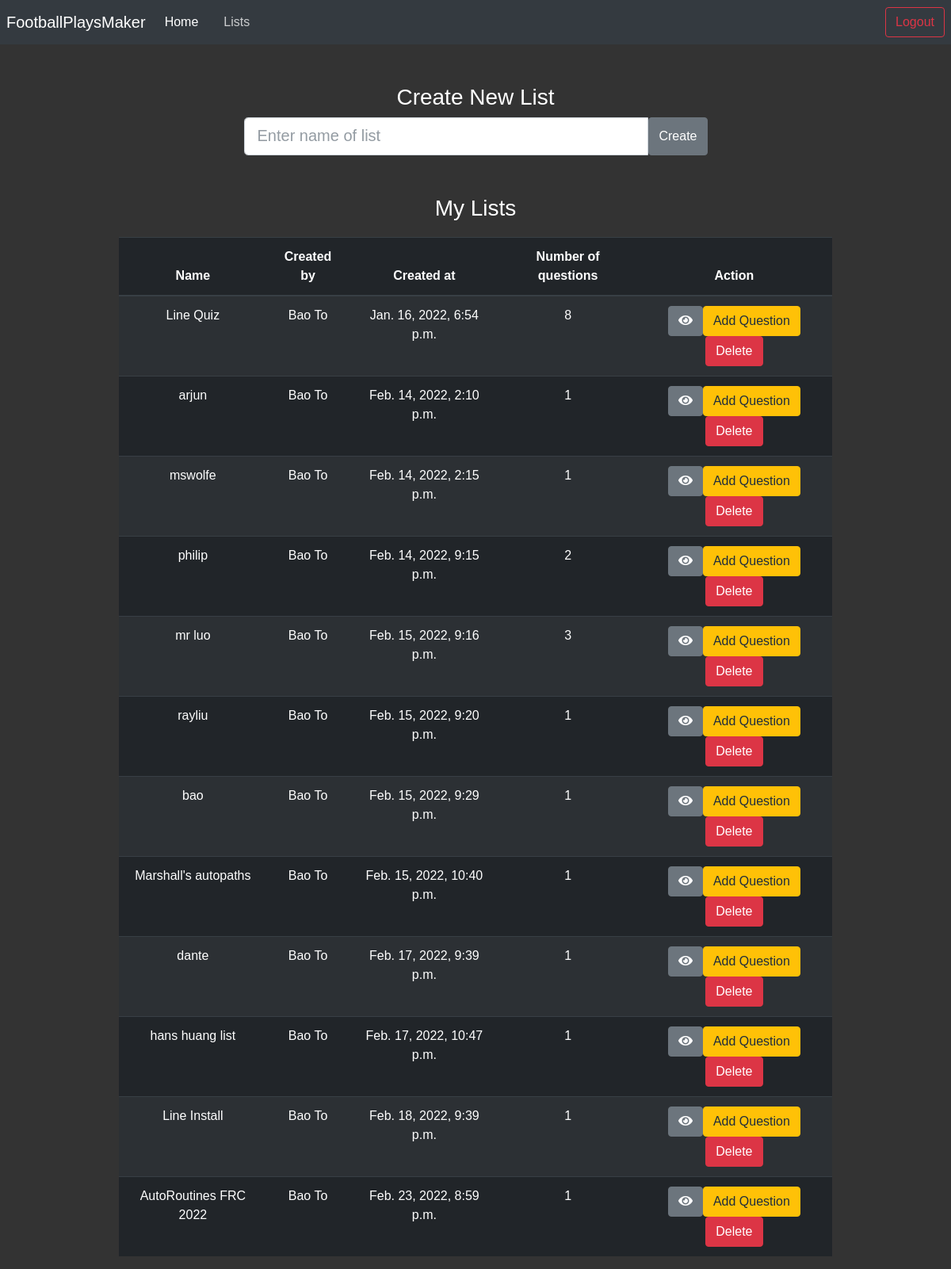
Page /createlist (signed in) on the earlier database version.
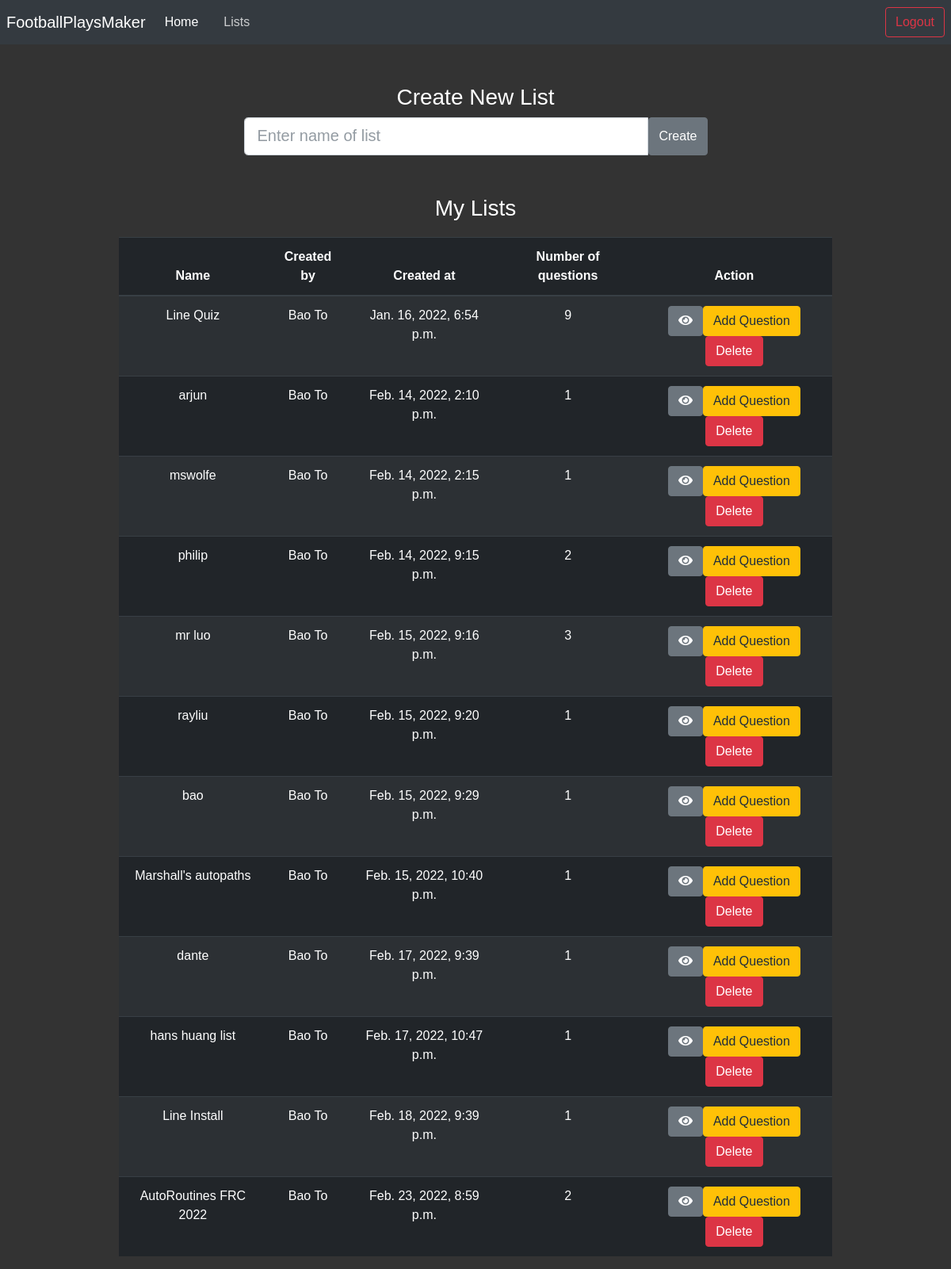
Same page on the later database version.
### main/models.py (models this page shows, shortened)
class List(models.Model):
    list_name = models.CharField(max_length=255)
    user = models.ForeignKey(User, related_name="lists", on_delete=models.CASCADE)
    created_at = models.DateTimeField(auto_now_add=True) #used for logging the time that the user signed up
    number_of_questions = models.IntegerField(default=0) #used to collect the number of questions that are collected by the user

class User(models.Model):
    first_name = models.CharField(max_length=255)
    last_name = models.CharField(max_length=255)
    email = models.CharField(max_length=255)
    password = models.CharField(max_length=255)
    def __str__(self): #this is like the getInstance() method in Frc, it gets the instance object
        return self.first_name + " " + self.last_name

### main/views.py (the view, shortened to what this page needs)
# urls.py: path('createlist', createlist, name='createlist'),
def createlist(request):
    if request.method == 'GET':
        lists = List.objects.filter(user=request.session['user'])
        return render(request, 'createlist.html', {'lists': lists})

### templates/createlist.html (shortened to what this page needs)
{% load static %}
<!DOCTYPE html>
<html lang="en">
  <head>
    <link
      rel="stylesheet"
      href="https://maxcdn.bootstrapcdn.com/bootstrap/4.0.0/css/bootstrap.min.css"
    />
    <link rel="stylesheet" href="{% static 'dist/css/adminlte.min.css' %}" />
    <link rel="stylesheet" href="https://cdnjs.cloudflare.com/ajax/libs/font-awesome/5.11.2/css/fontawesome.min.css">
    <link rel="stylesheet" href="https://cdnjs.cloudflare.com/ajax/libs/font-awesome/5.11.2/css/all.min.css">
  </head>
  <body style="background-color: #333;font-family: Helvetica;font-style: bold;">
    <nav class="navbar navbar-expand-lg navbar-dark bg-dark">
      <div class="collapse navbar-collapse" id="navbarTogglerDemo01">
        <a class="navbar-brand" href="/">FootballPlaysMaker</a>
        <ul class="navbar-nav mr-auto mt-2 mt-lg-0">
          <li class="nav-item active">
            <a class="nav-link" href="/"
              >Home </a
            >
          </li>
          <li class="nav-item">
            <a class="nav-link" href="/lists">Lists <span class="sr-only">(current)</span></a>
          </li>
        </ul>
        <a
          href="/logout"
          style="margin-left: 10px"
          class="btn btn-outline-danger my-2 my-sm-0"
          type="submit"
          >Logout</a
        >
      </div>
    </nav>
    <h3 style="color: white;text-align: center;margin-top: 50px;">Create New List</h3>
    <div class="container" style="width: 50%;">
    <form action="/createlist" method="post">
        <div class="input-group input-group-lg">
            <input type="text" name="name"  placeholder="Enter name of list" class="form-control" aria-label="Sizing example input" aria-describedby="inputGroup-sizing-lg">
            <input type="submit" value="Create" class="btn btn-secondary">
        </div>
    </form>
</div>
    <h3 style="color: white;text-align: center;margin-top: 50px;">My Lists</h3>
    <div class="container d-flex justify-content-center" style="margin-top: 20px;">
    <table class="table table-striped table-dark " style="width: 80%;text-align: center;">
        <thead>
          <tr>
            <th scope="col">Name</th>
            <th scope="col">Created by</th>
            <th scope="col">Created at</th>
            <th scope="col">Number of questions</th>
            <th scope="col">Action</th>
          </tr>
        </thead>
        <tbody>
        {% for list in lists %}
          <tr>
            <td>{{list.list_name}}</td>
            <td>{{list.user}}</td>
            <td>{{list.created_at}}</td>
            <td>{{list.number_of_questions}}</td>
            <td><a href="/view/{{list.id}}" class="btn btn-secondary"><i class="fa fa-eye"></i></a><a href="/add_question/{{list.id}}" class="btn btn-warning">Add Question</a><a href="/delete_list/{{list.id}}" class="btn btn-danger">Delete</a></td>
          </tr>
        {% endfor %}
        </tbody>
      </table>
    </div>
  </body>
</html>

Differences in the rows shown:
changed List "Line Quiz": number_of_questions "8" → "9"
changed List "AutoRoutines FRC 2022": number_of_questions "1" → "2"
